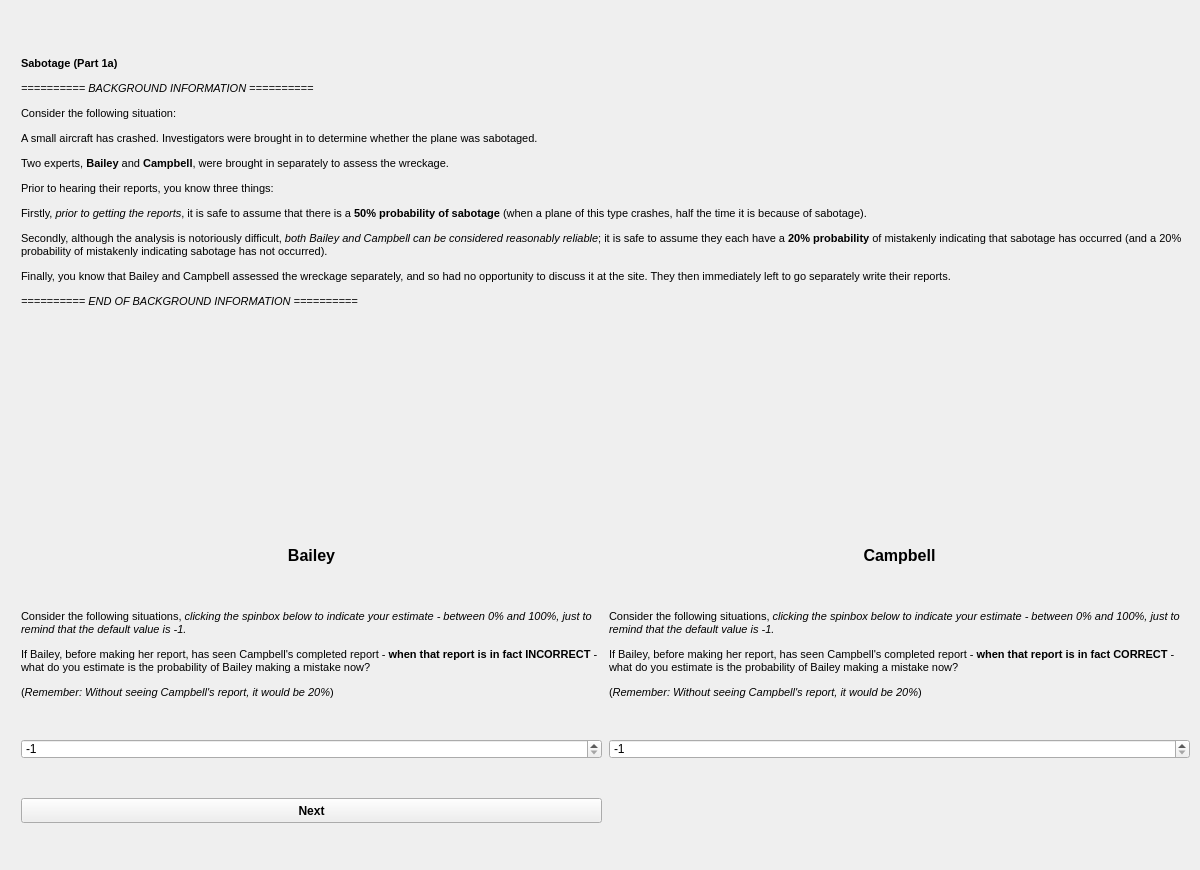
    <widget class="QWidget" name="E1_P1a">
     <widget class="QWidget" name="gridLayoutWidget_4">
      <property name="geometry">
       <rect>
        <x>20</x>
        <y>0</y>
        <width>1171</width>
        <height>861</height>
       </rect>
      </property>
      <layout class="QGridLayout" name="E1_P1a_layout">
       <property name="sizeConstraint">
        <enum>QLayout::SetMinimumSize</enum>
       </property>
       <item row="4" column="1">
        <widget class="QLabel" name="E1_P1a_instruction_B_mistake_C_correct_lbl">
         <property name="maximumSize">
          <size>
           <width>581</width>
           <height>90</height>
          </size>
         </property>
         <property name="font">
          <font>
           <family>Arial</family>
           <pointsize>11</pointsize>
          </font>
         </property>
         <property name="locale">
          <locale language="English" country="UnitedKingdom"/>
         </property>
         <property name="text">
          <string>&lt;html&gt;&lt;head/&gt;&lt;body&gt;&lt;p&gt;&lt;span style=&quot; font-size:8pt;&quot;&gt;Consider the following situations, &lt;/span&gt;&lt;span style=&quot; font-size:8pt; font-style:italic;&quot;&gt;clicking the spinbox below to indicate your estimate - between 0% and 100%, just to remind that the default value is -1.&lt;/span&gt;&lt;/p&gt;&lt;p&gt;&lt;span style=&quot; font-size:8pt;&quot;&gt;If Bailey, before making her report, has seen Campbell's completed report - &lt;/span&gt;&lt;span style=&quot; font-size:8pt; font-weight:600;&quot;&gt;when that report is in fact CORRECT&lt;/span&gt;&lt;span style=&quot; font-size:8pt;&quot;&gt; - what do you estimate is the probability of Bailey making a mistake now? &lt;/span&gt;&lt;/p&gt;&lt;p&gt;&lt;span style=&quot; font-size:8pt;&quot;&gt;(&lt;/span&gt;&lt;span style=&quot; font-size:8pt; font-style:italic;&quot;&gt;Remember: Without seeing Campbell's report, it would be 20%&lt;/span&gt;&lt;span style=&quot; font-size:8pt;&quot;&gt;) &lt;/span&gt;&lt;/p&gt;&lt;/body&gt;&lt;/html&gt;</string>
         </property>
         <property name="wordWrap">
          <bool>true</bool>
         </property>
        </widget>
       </item>
       <item row="1" column="0" colspan="2">
        <widget class="QLabel" name="E1_P1a_instruction_lbl">
         <property name="maximumSize">
          <size>
           <width>1169</width>
           <height>300</height>
          </size>
         </property>
         <property name="font">
          <font>
           <family>Arial</family>
           <pointsize>11</pointsize>
          </font>
         </property>
         <property name="locale">
          <locale language="English" country="UnitedKingdom"/>
         </property>
         <property name="text">
          <string>&lt;html&gt;&lt;head/&gt;&lt;body&gt;&lt;p&gt;&lt;span style=&quot; font-size:8pt; font-weight:600;&quot;&gt;Sabotage (Part 1a)&lt;/span&gt;&lt;/p&gt;&lt;p&gt;&lt;span style=&quot; font-size:8pt; font-style:italic;&quot;&gt;========== BACKGROUND INFORMATION ========== &lt;/span&gt;&lt;/p&gt;&lt;p&gt;&lt;span style=&quot; font-size:8pt;&quot;&gt;Consider the following situation: &lt;/span&gt;&lt;/p&gt;&lt;p&gt;&lt;span style=&quot; font-size:8pt;&quot;&gt;A small aircraft has crashed. Investigators were brought in to determine whether the plane was sabotaged. &lt;/span&gt;&lt;/p&gt;&lt;p&gt;&lt;span style=&quot; font-size:8pt;&quot;&gt;Two experts, &lt;/span&gt;&lt;span style=&quot; font-size:8pt; font-weight:600;&quot;&gt;Bailey&lt;/span&gt;&lt;span style=&quot; font-size:8pt;&quot;&gt; and &lt;/span&gt;&lt;span style=&quot; font-size:8pt; font-weight:600;&quot;&gt;Campbell&lt;/span&gt;&lt;span style=&quot; font-size:8pt;&quot;&gt;, were brought in separately to assess the wreckage. &lt;/span&gt;&lt;/p&gt;&lt;p&gt;&lt;span style=&quot; font-size:8pt;&quot;&gt;Prior to hearing their reports, you know three things: &lt;/span&gt;&lt;/p&gt;&lt;p&gt;&lt;span style=&quot; font-size:8pt;&quot;&gt;Firstly, &lt;/span&gt;&lt;span style=&quot; font-size:8pt; font-style:italic;&quot;&gt;prior to getting the reports&lt;/span&gt;&lt;span style=&quot; font-size:8pt;&quot;&gt;, it is safe to assume that there is a &lt;/span&gt;&lt;span style=&quot; font-size:8pt; font-weight:600;&quot;&gt;50% probability of sabotage&lt;/span&gt;&lt;span style=&quot; font-size:8pt;&quot;&gt; (when a plane of this type crashes, half the time it is because of sabotage). &lt;/span&gt;&lt;/p&gt;&lt;p&gt;&lt;span style=&quot; font-size:8pt;&quot;&gt;Secondly, although the analysis is notoriously difficult, &lt;/span&gt;&lt;span style=&quot; font-size:8pt; font-style:italic;&quot;&gt;both Bailey and Campbell can be considered reasonably reliable&lt;/span&gt;&lt;span style=&quot; font-size:8pt;&quot;&gt;; it is safe to assume they each have a &lt;/span&gt;&lt;span style=&quot; font-size:8pt; font-weight:600;&quot;&gt;20% probability&lt;/span&gt;&lt;span style=&quot; font-size:8pt;&quot;&gt; of mistakenly indicating that sabotage has occurred (and a 20% probability of mistakenly indicating sabotage has not occurred). &lt;/span&gt;&lt;/p&gt;&lt;p&gt;&lt;span style=&quot; font-size:8pt;&quot;&gt;Finally, you know that Bailey and Campbell assessed the wreckage separately, and so had no opportunity to discuss it at the site. They then immediately left to go separately write their reports. &lt;/span&gt;&lt;/p&gt;&lt;p&gt;&lt;span style=&quot; font-size:8pt; font-style:italic;&quot;&gt;========== END OF BACKGROUND INFORMATION ========== &lt;/span&gt;&lt;/p&gt;&lt;/body&gt;&lt;/html&gt;</string>
         </property>
         <property name="wordWrap">
          <bool>true</bool>
         </property>
        </widget>
       </item>
       <item row="3" column="1">
        <widget class="QLabel" name="E1_P1a_Campbell_lbl">
         <property name="maximumSize">
          <size>
           <width>581</width>
           <height>30</height>
          </size>
         </property>
         <property name="text">
          <string>&lt;html&gt;&lt;head/&gt;&lt;body&gt;&lt;p align=&quot;center&quot;&gt;&lt;span style=&quot; font-size:12pt; font-weight:600;&quot;&gt;Campbell&lt;/span&gt;&lt;/p&gt;&lt;/body&gt;&lt;/html&gt;</string>
         </property>
        </widget>
       </item>
       <item row="3" column="0">
        <widget class="QLabel" name="E1_P1a_Bailey_lbl">
         <property name="maximumSize">
          <size>
           <width>581</width>
           <height>30</height>
          </size>
         </property>
         <property name="text">
          <string>&lt;html&gt;&lt;head/&gt;&lt;body&gt;&lt;p align=&quot;center&quot;&gt;&lt;span style=&quot; font-size:12pt; font-weight:600;&quot;&gt;Bailey&lt;/span&gt;&lt;/p&gt;&lt;/body&gt;&lt;/html&gt;</string>
         </property>
        </widget>
       </item>
       <item row="5" column="0">
        <widget class="QSpinBox" name="E1_P1a_B_mistake_C_incorrect_sbx">
         <property name="maximumSize">
          <size>
           <width>581</width>
           <height>20</height>
          </size>
         </property>
         <property name="font">
          <font>
           <family>Arial</family>
          </font>
         </property>
         <property name="minimum">
          <number>-1</number>
         </property>
         <property name="maximum">
          <number>100</number>
         </property>
         <property name="value">
          <number>-1</number>
         </property>
        </widget>
       </item>
       <item row="2" column="1">
        <widget class="QLabel" name="E1_P1a_Campbell__pic">
         <property name="maximumSize">
          <size>
           <width>581</width>
           <height>130</height>
          </size>
         </property>
         <property name="text">
          <string/>
         </property>
         <property name="pixmap">
          <pixmap>imgs/Cambell_2.png</pixmap>
         </property>
         <property name="alignment">
          <set>Qt::AlignCenter</set>
         </property>
        </widget>
       </item>
       <item row="2" column="0">
        <widget class="QLabel" name="E1_P1a_Bailey_pic">
         <property name="maximumSize">
          <size>
           <width>581</width>
           <height>130</height>
          </size>
         </property>
         <property name="text">
          <string/>
         </property>
         <property name="pixmap">
          <pixmap>imgs/Bailey_2.png</pixmap>
         </property>
         <property name="alignment">
          <set>Qt::AlignCenter</set>
         </property>
        </widget>
       </item>
       <item row="4" column="0">
        <widget class="QLabel" name="E1_P1a_instruction_B_mistake_C_incorrect_lbl">
         <property name="maximumSize">
          <size>
           <width>581</width>
           <height>90</height>
          </size>
         </property>
         <property name="font">
          <font>
           <family>Arial</family>
           <pointsize>11</pointsize>
          </font>
         </property>
         <property name="locale">
          <locale language="English" country="UnitedKingdom"/>
         </property>
         <property name="text">
          <string>&lt;html&gt;&lt;head/&gt;&lt;body&gt;&lt;p&gt;&lt;span style=&quot; font-size:8pt;&quot;&gt;Consider the following situations, &lt;/span&gt;&lt;span style=&quot; font-size:8pt; font-style:italic;&quot;&gt;clicking the spinbox below to indicate your estimate - between 0% and 100%, just to remind that the default value is -1.&lt;/span&gt;&lt;/p&gt;&lt;p&gt;&lt;span style=&quot; font-size:8pt;&quot;&gt;If Bailey, before making her report, has seen Campbell's completed report - &lt;/span&gt;&lt;span style=&quot; font-size:8pt; font-weight:600;&quot;&gt;when that report is in fact INCORRECT&lt;/span&gt;&lt;span style=&quot; font-size:8pt;&quot;&gt; - what do you estimate is the probability of Bailey making a mistake now? &lt;/span&gt;&lt;/p&gt;&lt;p&gt;&lt;span style=&quot; font-size:8pt;&quot;&gt;(&lt;/span&gt;&lt;span style=&quot; font-size:8pt; font-style:italic;&quot;&gt;Remember: Without seeing Campbell's report, it would be 20%&lt;/span&gt;&lt;span style=&quot; font-size:8pt;&quot;&gt;) &lt;/span&gt;&lt;/p&gt;&lt;/body&gt;&lt;/html&gt;</string>
         </property>
         <property name="wordWrap">
          <bool>true</bool>
         </property>
        </widget>
       </item>
       <item row="5" column="1">
        <widget class="QSpinBox" name="E1_P1a_B_mistake_C_correct_sbx">
         <property name="maximumSize">
          <size>
           <width>581</width>
           <height>20</height>
          </size>
         </property>
         <property name="font">
          <font>
           <family>Arial</family>
          </font>
         </property>
         <property name="minimum">
          <number>-1</number>
         </property>
         <property name="maximum">
          <number>100</number>
         </property>
         <property name="value">
          <number>-1</number>
         </property>
        </widget>
       </item>
       <item row="6" column="0">
        <widget class="QPushButton" name="E1_P1a_next_btn">
         <property name="maximumSize">
          <size>
           <width>581</width>
           <height>25</height>
          </size>
         </property>
         <property name="font">
          <font>
           <family>Arial</family>
           <weight>75</weight>
           <bold>true</bold>
          </font>
         </property>
         <property name="text">
          <string>Next</string>
         </property>
        </widget>
       </item>
      </layout>
     </widget>
     <widget class="QLabel" name="E1_P1a_air_crash_pic">
      <property name="geometry">
       <rect>
        <x>-80</x>
        <y>40</y>
        <width>131</width>
        <height>120</height>
       </rect>
      </property>
      <property name="maximumSize">
       <size>
        <width>140</width>
        <height>120</height>
       </size>
      </property>
      <property name="text">
       <string/>
      </property>
      <property name="pixmap">
       <pixmap>imgs/air_crash_2.png</pixmap>
      </property>
     </widget>
    </widget>
